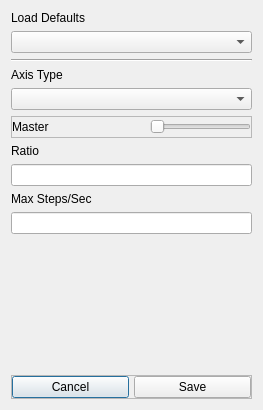
<?xml version="1.0" encoding="UTF-8"?>
<ui version="4.0">
 <class>AxisOptionsDialog</class>
 <widget class="QDialog" name="AxisOptionsDialog">
  <property name="geometry">
   <rect>
    <x>0</x>
    <y>0</y>
    <width>263</width>
    <height>410</height>
   </rect>
  </property>
  <property name="windowTitle">
   <string>Axis Options</string>
  </property>
  <property name="styleSheet">
   <string notr="true"/>
  </property>
  <layout class="QVBoxLayout" name="verticalLayout">
   <item>
    <widget class="QLabel" name="defLabel">
     <property name="text">
      <string>Load Defaults</string>
     </property>
    </widget>
   </item>
   <item>
    <widget class="QComboBox" name="defaultCombo"/>
   </item>
   <item>
    <widget class="Line" name="line">
     <property name="orientation">
      <enum>Qt::Horizontal</enum>
     </property>
    </widget>
   </item>
   <item>
    <widget class="QLabel" name="typeLabel">
     <property name="text">
      <string>Axis Type</string>
     </property>
    </widget>
   </item>
   <item>
    <widget class="QComboBox" name="typeCombo"/>
   </item>
   <item>
    <widget class="QFrame" name="masterFrame">
     <property name="frameShape">
      <enum>QFrame::StyledPanel</enum>
     </property>
     <property name="frameShadow">
      <enum>QFrame::Raised</enum>
     </property>
     <layout class="QHBoxLayout" name="horizontalLayout">
      <property name="spacing">
       <number>0</number>
      </property>
      <property name="margin">
       <number>0</number>
      </property>
      <item>
       <widget class="QLabel" name="masterLabel">
        <property name="text">
         <string>Master</string>
        </property>
       </widget>
      </item>
      <item>
       <spacer name="horizontalSpacer_2">
        <property name="orientation">
         <enum>Qt::Horizontal</enum>
        </property>
        <property name="sizeHint" stdset="0">
         <size>
          <width>40</width>
          <height>20</height>
         </size>
        </property>
       </spacer>
      </item>
      <item>
       <widget class="SlideToggle" name="masterToggle">
        <property name="orientation">
         <enum>Qt::Horizontal</enum>
        </property>
       </widget>
      </item>
     </layout>
    </widget>
   </item>
   <item>
    <widget class="QLabel" name="ratioLabel">
     <property name="text">
      <string>Ratio</string>
     </property>
    </widget>
   </item>
   <item>
    <widget class="QLineEdit" name="ratioLine"/>
   </item>
   <item>
    <widget class="QLabel" name="maxLabel">
     <property name="text">
      <string>Max Steps/Sec</string>
     </property>
    </widget>
   </item>
   <item>
    <widget class="QLineEdit" name="maxLine"/>
   </item>
   <item>
    <spacer name="verticalSpacer">
     <property name="orientation">
      <enum>Qt::Vertical</enum>
     </property>
     <property name="sizeHint" stdset="0">
      <size>
       <width>20</width>
       <height>40</height>
      </size>
     </property>
    </spacer>
   </item>
   <item>
    <widget class="QFrame" name="buttonFrame">
     <property name="frameShape">
      <enum>QFrame::StyledPanel</enum>
     </property>
     <property name="frameShadow">
      <enum>QFrame::Raised</enum>
     </property>
     <layout class="QHBoxLayout" name="horizontalLayout_2">
      <property name="spacing">
       <number>5</number>
      </property>
      <property name="margin">
       <number>0</number>
      </property>
      <item>
       <widget class="QPushButton" name="cancelButton">
        <property name="text">
         <string>Cancel</string>
        </property>
       </widget>
      </item>
      <item>
       <widget class="QPushButton" name="saveButton">
        <property name="text">
         <string>Save</string>
        </property>
       </widget>
      </item>
     </layout>
    </widget>
   </item>
  </layout>
 </widget>
 <customwidgets>
  <customwidget>
   <class>SlideToggle</class>
   <extends>QSlider</extends>
   <header>core/Widgets/slidetoggle.h</header>
  </customwidget>
 </customwidgets>
 <resources/>
 <connections/>
</ui>
